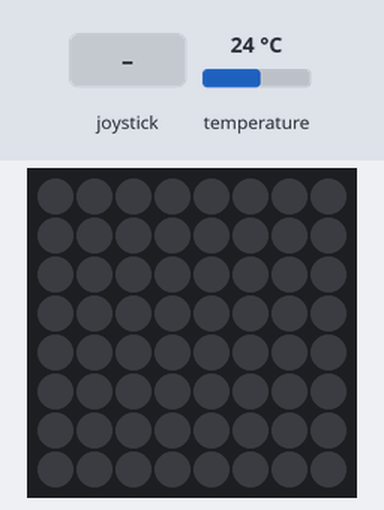
This program was run on a simulated Raspberry Pi (BCM pin numbers) with a Sense HAT. Parts: the Sense HAT's 8×8 RGB LED matrix. The test bench sets the inputs (shaded band); at power-on: temperature 24 °C. The 64×8 strip is a reading aid, not a part: it shows the text the matrix is scrolling, unrolled, one strip-width of it at a time.

Above: at 1.2 s.
1.3 s: joystick pushed up
At 1.35 s:
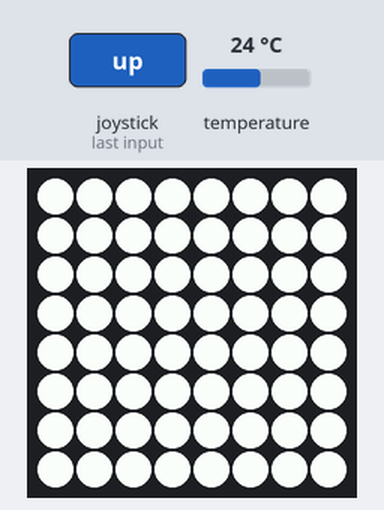
At 1.75 s:
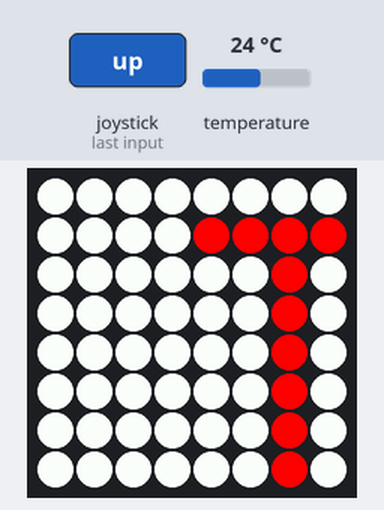

The program:

environment_sensors.py
```python
from sense_hat import SenseHat

sense = SenseHat()
sense.clear()

r = (255, 0, 0)
bl = (0, 0, 0)
w = (255, 255, 255)
b = (0, 0, 255)
g = (0, 255, 0)

ok = True
while ok:
    for event in sense.stick.get_events():
        # Verificam daca avem una din taste apasate
        if event.action == "pressed":

            # Verificam care dintre sageti este apasata
            if event.direction == "up":
                # afisam temperatura
                temperature_value = sense.get_temperature()
                sense.show_message("Temperatura curenta este: {}".format(temperature_value), text_colour=r, back_colour=w)
                sense.clear()
            elif event.direction == "down":
                # afisam umidiatatea
                humidity_value = sense.get_humidity()
                sense.show_message("Umiditatea curenta este: {}".format(humidity_value), text_colour=b, back_colour=w)
                sense.clear()
            elif event.direction == "left":
                # afisam presiunea
                pressure_value = sense.get_pressure()
                sense.show_message("Presiunea curenta este: {}".format(pressure_value), text_colour=g, back_colour=w)
                sense.clear()
            elif event.direction == "right":
                # cand vom apasa tasta dreapta programul se va inchide
                ok=0

sense.show_message("Programul s-a inchis cu succes", text_colour = bl, back_colour=w)
sense.clear()
```

Measured:
- after the input at 1.3 s, the LEDs: change at once (image 1)
